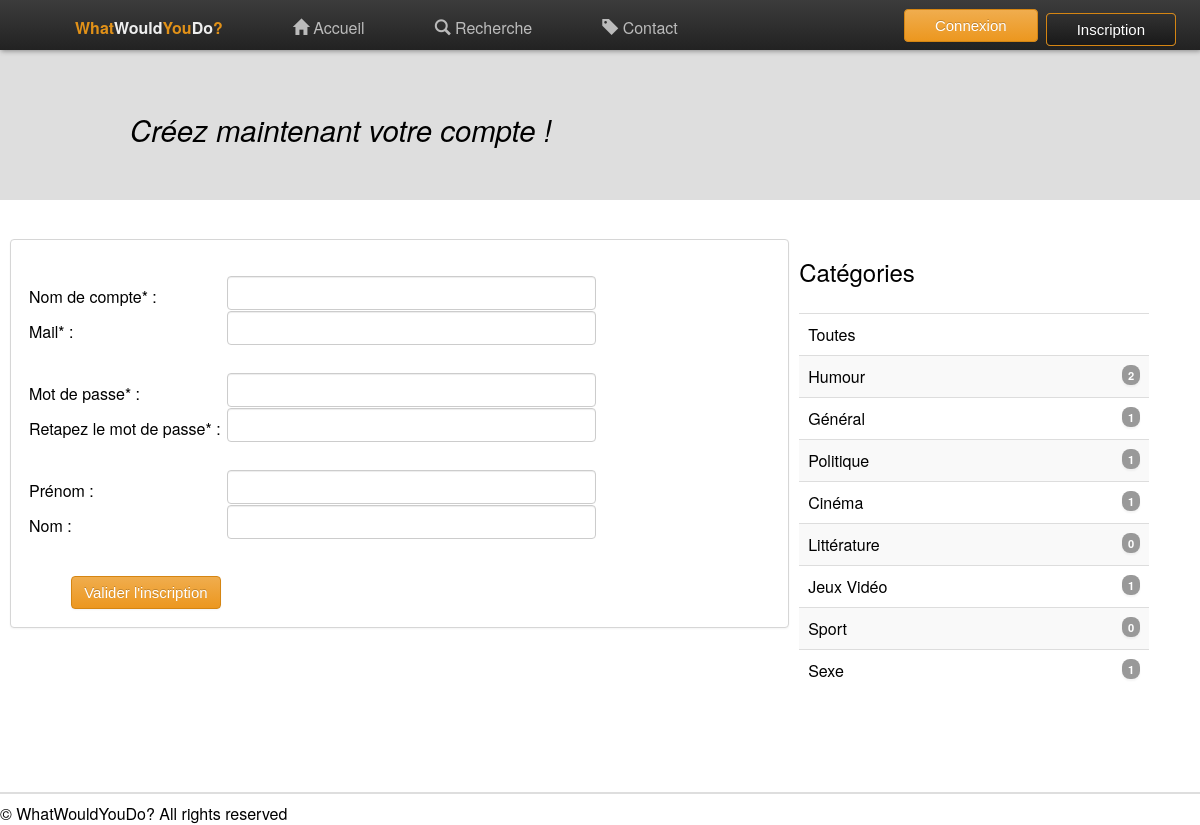
/php/inscription.php, run on the app's committed database.
### tables this page shows
CREATE TABLE IF NOT EXISTS `category` (
  `id` int(11) NOT NULL AUTO_INCREMENT,
  `name` varchar(50) NOT NULL,
  PRIMARY KEY (`id`)
);

### php/category.php (the view)
			<div class="categories">
				<h3>Catégories</h3>
				<table class="table table-striped table-hover">
<?php
	echo '<tr><td><a href="search.php?id=0" >Toutes</a></td></tr>';
	$bdd = new PDO('mysql:host=localhost;dbname=wwyd', 'root', '', array(PDO::MYSQL_ATTR_INIT_COMMAND => 'SET NAMES utf8'));
	$query = $bdd->query('SELECT name, id FROM category');
	while($data = $query->fetch()){
		$query2 = $bdd->query('SELECT COUNT(*) FROM topic WHERE category_id = "'.$data['id'].'"');
		$data2 = $query2->fetch();
		echo '<tr><td><a href="search.php?id='.$data['id'].'" >'.$data["name"].' <a class="badge" style="float: right">'.$data2[0].'</a></a></td></tr>';
	}
?>
				</table>
			</div>

### css/style.css (style rules this page uses)
html { font-family: 'Helvetica Neue', Helvetica, Arial, sans-serif; }
a { text-decoration: none; color: inherit; }
h3 { font-size: 24px; font-weight: normal; }
.badge { background-color: rgb(153, 153, 153); box-shadow: rgba(0, 0, 0, 0.0470588) 0px 2px 2px 0px; color: white; font-weight: bold; border-radius: 8px; font-size: 70%; padding: 2px; padding-left: 6px; padding-right: 6px; white-space: nowrap; }
.categories { width: 350px; float: left; margin: auto; }
.categories table { width: 100%; border-collapse: collapse; }
.categories td { border-top: 1px solid #ddd; padding: 9px; }
.categories tr:nth-child(even) { background-color: #f9f9f9; }
.table-hover td { padding-left: 9px; transition: padding-left .3s ease-in; }

### php/header.php (style rules this page uses)
body { margin: 0; padding-top: 50px; padding-bottom: 20px; }

### data on the page
category: name "Humour", data2 "2"
category: name "Général", data2 "1"
category: name "Politique", data2 "1"
category: name "Cinéma", data2 "1"
category: name "Littérature", data2 "0"
category: name "Jeux Vidéo", data2 "1"
category: name "Sport", data2 "0"
category: name "Sexe", data2 "1"
